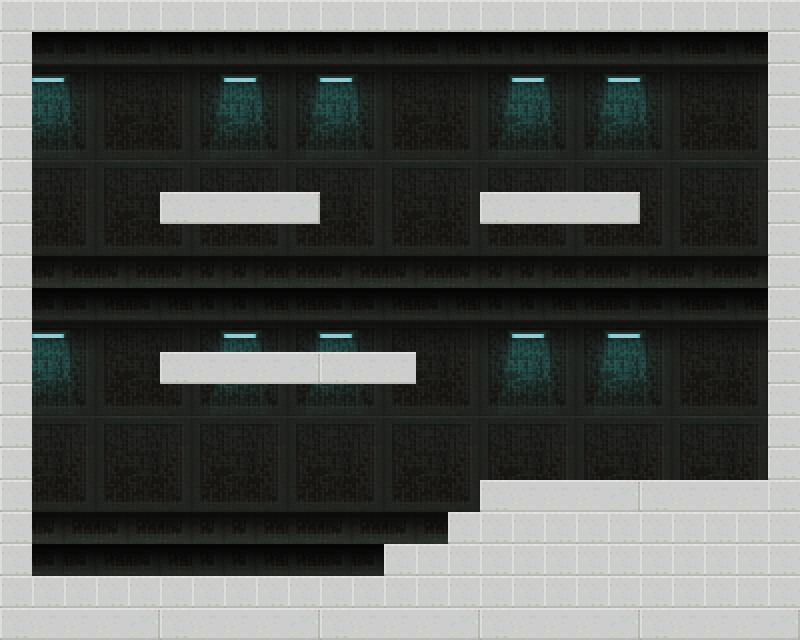

A level layout from a 2D game, rendered from its tile map. Below: a short description, then the map file with its tile-grid data intact:
An orthogonal 25x20 tile map with 32x32 px tiles, 2 tile layers (dark_background, metal_tileset), 2 tilesets.

<map version="1.0" orientation="orthogonal" renderorder="right-down" width="25" height="20" tilewidth="32" tileheight="32" nextobjectid="1">
 <properties>
  <property name="Collision" value="True" />
 </properties>
 <tileset firstgid="1" name="scifi_platformTiles_32x32" tilewidth="32" tileheight="32" tilecount="805">
  <image source="assets/scifi_platformTiles_32x32.png" width="1120" height="736" />
 </tileset>
 <tileset firstgid="806" name="collision" tilewidth="32" tileheight="32" tilecount="60">
  <image source="assets/collidable.gif" trans="ff0018" width="480" height="137" />
  <tile id="7">
   <properties>
    <property name="Collidable" value="True" />
   </properties>
  </tile>
 </tileset>
 <layer name="dark_background" width="25" height="20">
  <data encoding="csv">
491,492,493,494,495,496,497,498,499,491,492,493,494,495,496,497,498,499,491,492,493,494,495,496,497,
526,527,528,529,530,531,532,533,534,526,527,528,529,530,531,532,533,534,526,527,528,529,530,531,532,
561,562,563,564,565,566,567,568,569,561,562,563,564,565,566,567,568,569,561,562,563,564,565,566,567,
596,597,598,599,600,601,602,603,604,596,597,598,599,600,601,602,603,604,596,597,598,599,600,601,602,
631,632,633,634,635,636,637,638,639,631,632,633,634,635,636,637,638,639,631,632,633,634,635,636,637,
666,667,668,669,670,671,672,673,674,666,667,668,669,670,671,672,673,674,666,667,668,669,670,671,672,
701,702,703,704,705,706,707,708,709,701,702,703,704,705,706,707,708,709,701,702,703,704,705,706,707,
736,737,738,739,740,741,742,743,744,736,737,738,739,740,741,742,743,744,736,737,738,739,740,741,742,
491,492,493,494,495,496,497,498,499,491,492,493,494,495,496,497,498,499,491,492,493,494,495,496,497,
526,527,528,529,530,531,532,533,534,526,527,528,529,530,531,532,533,534,526,527,528,529,530,531,532,
561,562,563,564,565,566,567,568,569,561,562,563,564,565,566,567,568,569,561,568,563,564,565,566,567,
596,597,598,599,600,601,602,603,604,596,597,598,599,600,601,602,603,604,596,597,598,599,600,601,602,
631,632,633,634,635,636,637,638,639,631,632,633,634,635,636,637,638,639,631,632,633,634,635,636,637,
666,667,668,669,670,671,672,673,674,666,667,668,669,670,671,672,673,674,666,667,668,669,670,671,672,
701,702,703,704,705,706,707,708,709,701,702,703,704,705,706,707,708,709,701,702,703,704,705,706,707,
736,737,738,739,740,741,742,743,744,736,737,738,739,740,741,742,743,744,736,737,738,739,740,741,742,
491,492,493,494,495,496,497,498,499,491,492,493,494,495,496,497,498,499,491,492,493,494,495,496,497,
526,527,528,529,530,531,532,533,534,526,527,528,529,530,531,532,533,534,526,527,528,529,530,531,532,
561,562,563,564,565,566,567,568,569,561,562,563,564,565,566,567,568,569,561,562,563,564,565,566,567,
596,597,598,599,600,601,602,603,604,596,597,598,599,600,601,602,603,604,596,597,598,599,600,601,602
</data>
 </layer>
 <layer name="metal_tileset" width="25" height="20">
  <properties>
   <property name="collision" value="true" />
  </properties>
  <data encoding="csv">
579,579,579,579,579,579,579,579,579,579,579,579,579,579,579,579,579,579,579,579,579,579,579,579,579,
579,0,0,0,0,0,0,0,0,0,0,0,0,0,0,0,0,0,0,0,0,0,0,0,579,
579,0,0,0,0,0,0,0,0,0,0,0,0,0,0,0,0,0,0,0,0,0,0,0,579,
579,0,0,0,0,0,0,0,0,0,0,0,0,0,0,0,0,0,0,0,0,0,0,0,579,
579,0,0,0,0,0,0,0,0,0,0,0,0,0,0,0,0,0,0,0,0,0,0,0,579,
579,0,0,0,0,0,0,0,0,0,0,0,0,0,0,0,0,0,0,0,0,0,0,0,579,
579,0,0,0,0,579,580,581,582,583,0,0,0,0,0,579,580,581,582,583,0,0,0,0,579,
579,0,0,0,0,0,0,0,0,0,0,0,0,0,0,0,0,0,0,0,0,0,0,0,579,
579,0,0,0,0,0,0,0,0,0,0,0,0,0,0,0,0,0,0,0,0,0,0,0,579,
579,0,0,0,0,0,0,0,0,0,0,0,0,0,0,0,0,0,0,0,0,0,0,0,579,
579,0,0,0,0,0,0,0,0,0,0,0,0,0,0,0,0,0,0,0,0,0,0,0,579,
579,0,0,0,0,579,580,581,582,583,579,580,581,0,0,0,0,0,0,0,0,0,0,0,579,
579,0,0,0,0,0,0,0,0,0,0,0,0,0,0,0,0,0,0,0,0,0,0,0,579,
579,0,0,0,0,0,0,0,0,0,0,0,0,0,0,0,0,0,0,0,0,0,0,0,579,
579,0,0,0,0,0,0,0,0,0,0,0,0,0,0,0,0,0,0,0,0,0,0,0,579,
579,0,0,0,0,0,0,0,0,0,0,0,0,0,0,579,580,581,582,583,579,580,581,582,579,
579,0,0,0,0,0,0,0,0,0,0,0,0,0,775,775,775,775,775,775,775,775,775,775,579,
579,0,0,0,0,0,0,0,0,0,0,0,775,775,775,775,775,775,775,775,775,775,775,775,579,
579,775,775,775,775,775,775,775,775,775,775,775,775,775,775,775,775,775,775,775,775,775,775,775,579,
579,580,581,582,583,579,580,581,582,583,579,580,581,582,583,579,580,581,582,583,579,580,581,582,583
</data>
 </layer>
</map>
